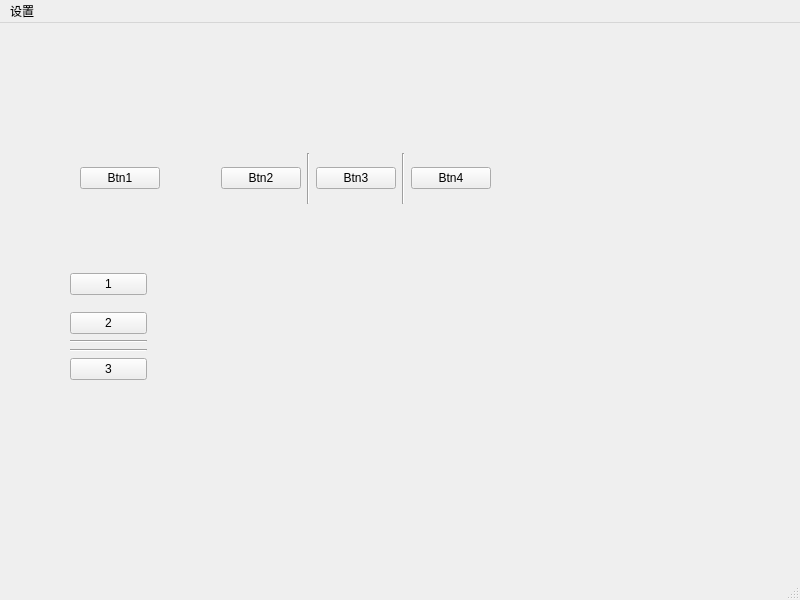
<?xml version="1.0" encoding="UTF-8"?>
<ui version="4.0">
 <class>MainWindow</class>
 <widget class="QMainWindow" name="MainWindow">
  <property name="geometry">
   <rect>
    <x>0</x>
    <y>0</y>
    <width>800</width>
    <height>600</height>
   </rect>
  </property>
  <property name="windowTitle">
   <string>MainWindow</string>
  </property>
  <widget class="QWidget" name="centralwidget">
   <widget class="QWidget" name="">
    <property name="geometry">
     <rect>
      <x>80</x>
      <y>130</y>
      <width>411</width>
      <height>51</height>
     </rect>
    </property>
    <layout class="QHBoxLayout" name="horizontalLayout">
     <item>
      <widget class="QPushButton" name="pushButton">
       <property name="text">
        <string>Btn1</string>
       </property>
      </widget>
     </item>
     <item>
      <spacer name="horizontalSpacer">
       <property name="orientation">
        <enum>Qt::Horizontal</enum>
       </property>
       <property name="sizeHint" stdset="0">
        <size>
         <width>10</width>
         <height>10</height>
        </size>
       </property>
      </spacer>
     </item>
     <item>
      <widget class="QPushButton" name="pushButton_2">
       <property name="text">
        <string>Btn2</string>
       </property>
      </widget>
     </item>
     <item>
      <widget class="Line" name="line_3">
       <property name="orientation">
        <enum>Qt::Vertical</enum>
       </property>
      </widget>
     </item>
     <item>
      <widget class="QPushButton" name="pushButton_3">
       <property name="text">
        <string>Btn3</string>
       </property>
      </widget>
     </item>
     <item>
      <widget class="Line" name="line_4">
       <property name="orientation">
        <enum>Qt::Vertical</enum>
       </property>
      </widget>
     </item>
     <item>
      <widget class="QPushButton" name="pushButton_4">
       <property name="text">
        <string>Btn4</string>
       </property>
      </widget>
     </item>
    </layout>
   </widget>
   <widget class="QWidget" name="">
    <property name="geometry">
     <rect>
      <x>70</x>
      <y>250</y>
      <width>77</width>
      <height>107</height>
     </rect>
    </property>
    <layout class="QVBoxLayout" name="verticalLayout">
     <item>
      <widget class="QPushButton" name="pushButton_5">
       <property name="text">
        <string>1</string>
       </property>
      </widget>
     </item>
     <item>
      <spacer name="verticalSpacer">
       <property name="orientation">
        <enum>Qt::Vertical</enum>
       </property>
       <property name="sizeHint" stdset="0">
        <size>
         <width>20</width>
         <height>40</height>
        </size>
       </property>
      </spacer>
     </item>
     <item>
      <widget class="QPushButton" name="pushButton_6">
       <property name="text">
        <string>2</string>
       </property>
      </widget>
     </item>
     <item>
      <widget class="Line" name="line_2">
       <property name="orientation">
        <enum>Qt::Horizontal</enum>
       </property>
      </widget>
     </item>
     <item>
      <widget class="Line" name="line">
       <property name="orientation">
        <enum>Qt::Horizontal</enum>
       </property>
      </widget>
     </item>
     <item>
      <widget class="QPushButton" name="pushButton_7">
       <property name="text">
        <string>3</string>
       </property>
      </widget>
     </item>
    </layout>
   </widget>
  </widget>
  <widget class="QMenuBar" name="menubar">
   <property name="geometry">
    <rect>
     <x>0</x>
     <y>0</y>
     <width>800</width>
     <height>23</height>
    </rect>
   </property>
   <widget class="QMenu" name="menu">
    <property name="title">
     <string>设置</string>
    </property>
    <addaction name="actionimport"/>
   </widget>
   <addaction name="menu"/>
  </widget>
  <widget class="QStatusBar" name="statusbar"/>
  <action name="actionimport">
   <property name="text">
    <string>import</string>
   </property>
  </action>
 </widget>
 <resources/>
 <connections/>
</ui>
